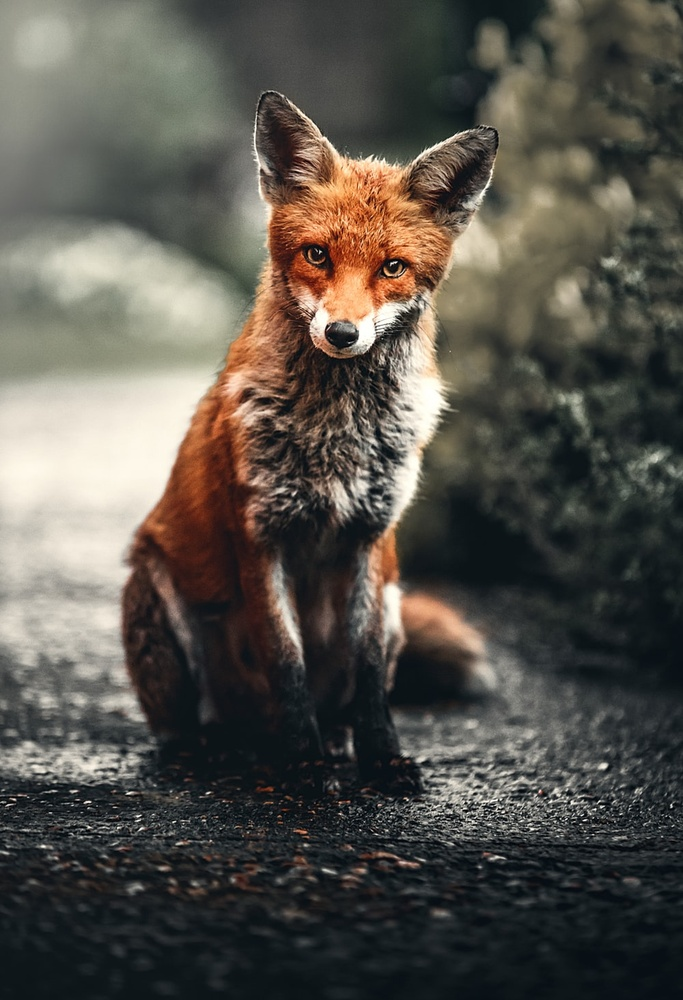
#> input picture fox.jfif, 683 x 1000 px, shrunk from 1000 x 1464 before the run
$ python grey_scale.py
#> lines starting #> are read from the running program, lines starting #| are printed output that depends on the picture
#!/usr/bin/python3

from PIL import Image
import sys

try:
    fox = Image.open("fox.jfif")
#> fox is the input picture: PIL image 683x1000 RGB; mean R, G, B 86.2, 82.8, 75.5

except IOError:
    print("Unable to load image")
    sys.exit(1)

grayscale = fox.convert('L')
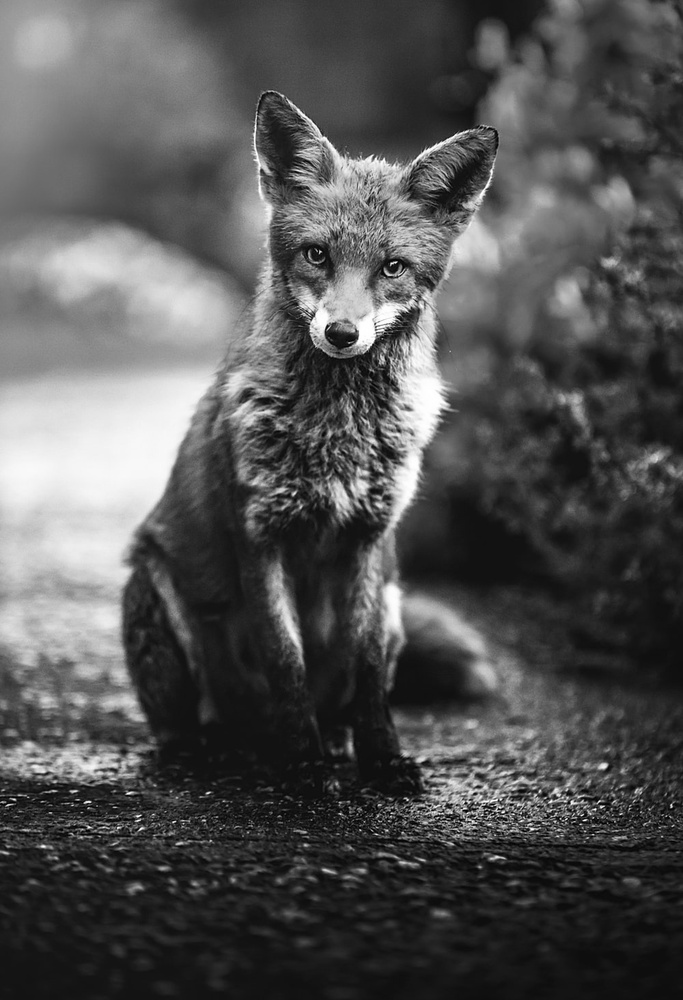
#> grayscale: PIL image 683x1000 L; min 0, max 255, mean 83
grayscale.show()
